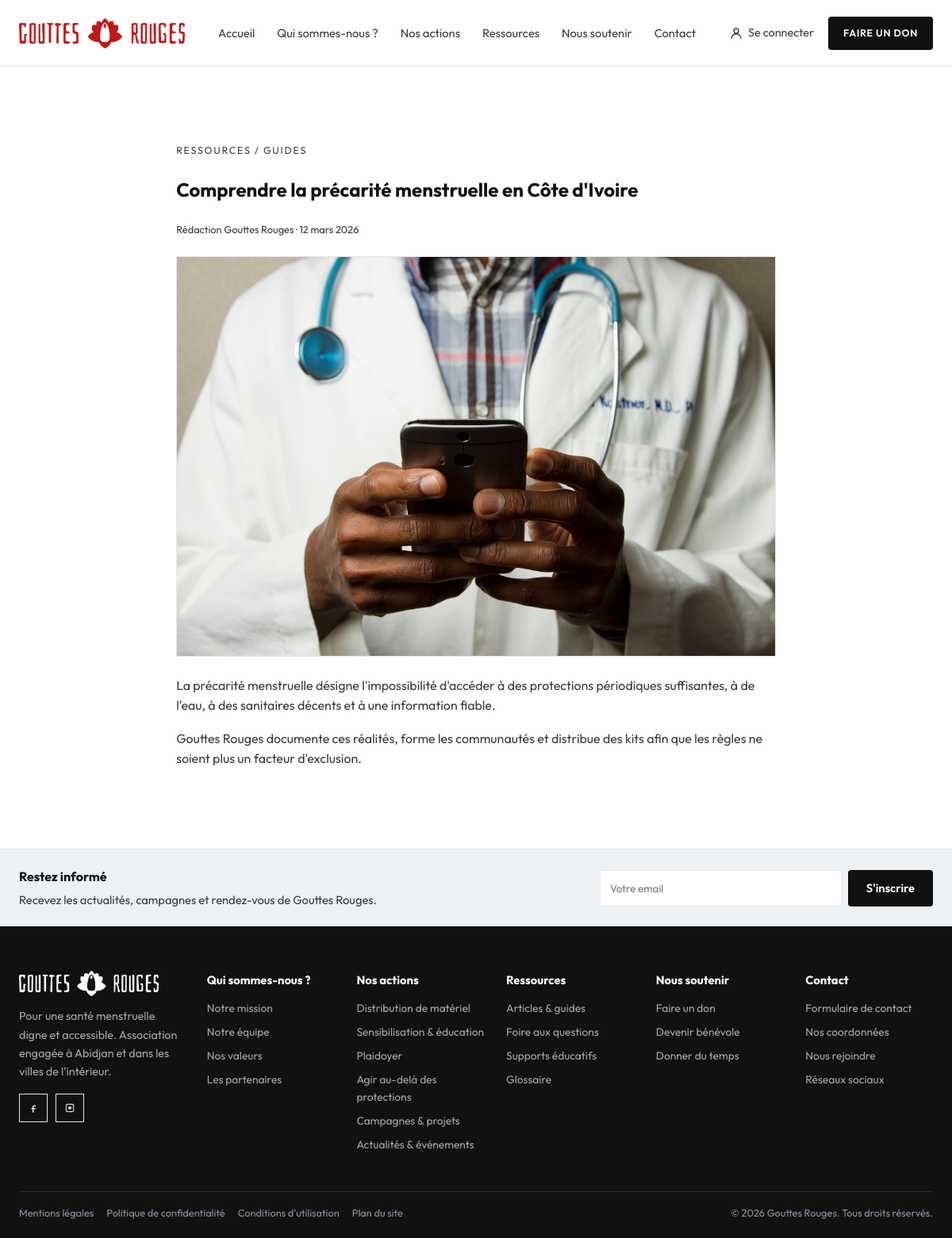
/article.php?slug=comprendre-la-precarite-menstruelle, run on the app's committed database.
### tables this page shows
CREATE TABLE articles (
  id INT UNSIGNED AUTO_INCREMENT PRIMARY KEY,
  titre VARCHAR(180) NOT NULL,
  slug VARCHAR(180) NOT NULL UNIQUE,
  image VARCHAR(255) DEFAULT NULL,
  extrait TEXT,
  contenu MEDIUMTEXT,
  auteur VARCHAR(120) DEFAULT NULL,
  categorie_id INT UNSIGNED DEFAULT NULL,
  date_publication DATE DEFAULT NULL,
  statut ENUM('brouillon','publie') DEFAULT 'publie',
  created_at TIMESTAMP DEFAULT CURRENT_TIMESTAMP,
  updated_at TIMESTAMP DEFAULT CURRENT_TIMESTAMP ON UPDATE CURRENT_TIMESTAMP,
  CONSTRAINT fk_articles_categorie FOREIGN KEY (categorie_id) REFERENCES categories(id) ON DELETE SET NULL
);

CREATE TABLE categories (
  id INT UNSIGNED AUTO_INCREMENT PRIMARY KEY,
  nom VARCHAR(80) NOT NULL,
  slug VARCHAR(100) NOT NULL UNIQUE
);

### includes/db.php (called while the page is built, shortened)
<?php
function pdo(): ?PDO
{
    static $pdo = null;
    try {
        $pdo = new PDO(
            'mysql:host=' . DB_HOST . ';dbname=' . DB_NAME . ';charset=' . DB_CHARSET,
            DB_USER,
            DB_PASS,
            [
                PDO::ATTR_ERRMODE => PDO::ERRMODE_EXCEPTION,
                PDO::ATTR_DEFAULT_FETCH_MODE => PDO::FETCH_ASSOC,
                PDO::ATTR_EMULATE_PREPARES => false,
            ]
        );
    } catch (Throwable $e) {
        $pdo = null;
    }
    return $pdo;
}
function db_all(string $sql, array $params = []): array
{
    $db = pdo();
    $stmt = $db->prepare($sql);
    $stmt->execute($params);
    return $stmt->fetchAll();
}
function db_one(string $sql, array $params = []): ?array
{
    $rows = db_all($sql, $params);
    return $rows[0] ?? null;
}

### article.php (the view, shortened to what this page needs)
<?php
require_once __DIR__ . '/includes/functions.php';
$slug = $_GET['slug'] ?? '';
$article = get_article($slug);
require __DIR__ . '/includes/header.php';
?>
<article class="section">
  <div class="container prose">
    <p class="eyebrow"><a href="<?= e(url('ressources.php')) ?>">Ressources</a> / <?= e($article['categorie'] ?? 'Article') ?></p>
    <h1><?= e($article['titre']) ?></h1>
    <p class="meta"><?= e($article['auteur'] ?? '') ?> · <?= e(format_date($article['date_publication'])) ?></p>
    <div class="media-frame" style="margin:24px 0">
      <img src="<?= e(asset($article['image'])) ?>" alt="">
    </div>
    <?= $article['contenu'] ?>
  </div>
</article>
<?php require __DIR__ . '/includes/footer.php'; ?>

### assets/css/style.css (style rules this page uses)
:root { --ink: #111111; --ink-soft: #3a3a3a; --muted: #6d6d6d; --line: #e6e6e6; --paper: #ffffff; --paper-alt: #f4f4f4; --paper-warm: #f5f5f5; --navy: #111111; --navy-2: #1a1a1a; --red: #c01717; --red-deep: #9a1111; --shadow: 0 10px 30px rgba(17, 17, 17, 0.06); --radius: 6px; --container: 1180px; --header: 84px; --font: "Outfit", "Segoe UI", sans-serif; }
*, *::before, *::after { box-sizing: border-box; }
html { scroll-behavior: smooth; }
body { margin: 0; font-family: var(--font); color: var(--ink); background: var(--paper); line-height: 1.6; font-size: 16px; }
img { max-width: 100%; display: block; }
a { color: inherit; text-decoration: none; }
.container { width: min(calc(100% - 48px), var(--container)); margin-inline: auto; }
.eyebrow { font-size: 0.78rem; letter-spacing: 0.14em; text-transform: uppercase; color: var(--muted); margin-bottom: 14px; }
.media-frame { background: var(--paper-alt); border: 1px solid var(--line); min-height: 340px; height: 100%; overflow: hidden; position: relative; }
.media-frame img { width: 100%; height: 100%; object-fit: cover; min-height: 340px; }
.section { padding: 84px 0; }
.meta { color: var(--muted); font-size: 0.8rem; margin-bottom: 8px; }
.prose { max-width: 72ch; }
.prose p, .prose li { color: var(--ink-soft); }

### data on the page
articles: categorie.nom "GUIDES", titre "Comprendre la précarité menstruelle en Côte d'Ivoire", auteur "Rédaction Gouttes Rouges", date_publication "12 mars 2026", image (picture), contenu "La précarité menstruelle désigne l'impossibilité d'accéder à des protections périodiques suffisantes, à de l'eau, à des sanitaires décents et à une information fiable. Gouttes Rouges documente ces réalités, forme les communautés et distribue des kits afin que les règles ne soient plus un facteur d'exclusion."

### other printed values
SITE_TAGLINE "Pour une santé menstruelle digne et accessible."
